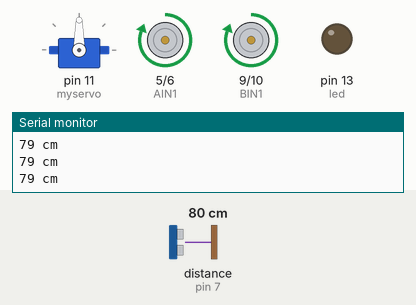
Bench run of a sketch on a simulated Arduino Uno, built with avr-gcc and run on an emulated ATmega328P. Parts: servo, motor-driver pin pairs drawn as motors (green arrow = first pin HIGH = forward, orange = second pin HIGH = backward, longer = more drive), output pins drawn as LEDs (lit = HIGH), the last lines printed to the serial monitor. Wiring (inferred from the names in the program): ultrasonic range finder: trigger pin 8; echo pin 7. Inputs (shaded band) come from the test bench; at power-on: distance to the obstacle (sensor on pin 7) 80 cm. The echo pulse lasts 58.3 µs per cm; pins used as bus, display or sensor lines are not drawn.

Above: at 1.2 s.
1.3 s: distance to the obstacle (sensor on pin 7) set to 2 cm
At 1.54 s:
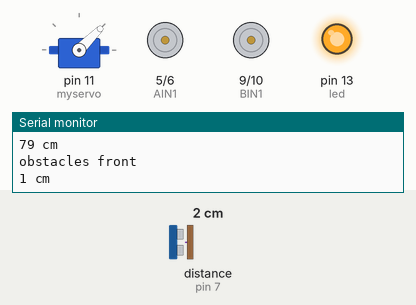
4.3 s: distance to the obstacle (sensor on pin 7) set to 4 cm
At 4.57 s:
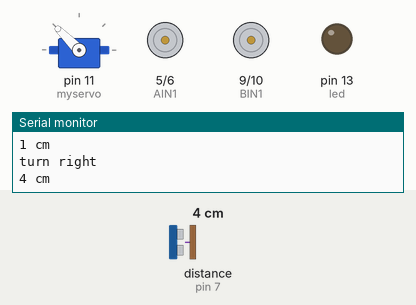
Timing chart, 0 to 7.3 s (numbered marks = the images above; inputs shaded):
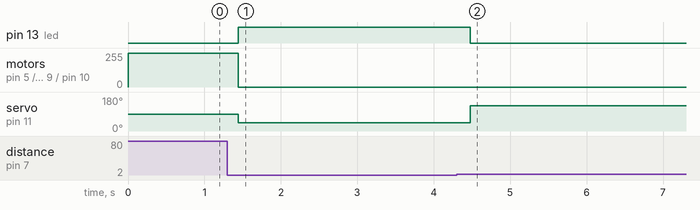

Measured:
- after the input at 1.3 s, pin 13 (led): LOW → HIGH after 0.14 s; motor on pin 5 (AIN1) / pin 6 (AIN2), motor on pin 9 (BIN1) / pin 10 (BIN2): forward 255/255 → stopped after 0.14 s; servo on pin 11 (myservo): 90° → 45° after 0.14 s
- after the input at 4.3 s, pin 13 (led): HIGH → LOW after 0.18 s; servo on pin 11 (myservo): 45° → 135° after 0.18 s

The sketch:

HSI_robotics01-sonarSketch.ino
```cpp
/*

  update servo movement with something like this:
    for(pos = 45; pos <= 135; pos += 1) // goes from 0 degrees to 180 degrees
  {                                  // in steps of 1 degree
    myservo.write(pos);              // tell servo to go to position in variable 'pos'
    delay(15);                       // waits 15ms for the servo to reach the position
  }
  for(pos = 135; pos>=45; pos-=10)     // goes from 180 degrees to 0 degrees
  {
    myservo.write(pos);              // tell servo to go to position in variable 'pos'
    delay(15);                       // waits 15ms for the servo to reach the position
  }

*/
//servo

#include <Servo.h>

Servo myservo;  // create servo object to control a servo
                // twelve servo objects can be created on most boards
int pos = 0;    // variable to store the servo position

//dc motors
#define SERVO 11
#define BIN2 10
#define BIN1 9
#define TRIGGER 8
#define ECHO 7
#define AIN2 6
#define AIN1 5

//sonar
#define trigPin 8
#define echoPin 7
#define led 13

void setup() {
  //servo
 myservo.attach(11);  // attaches the servo on pin 9 to the servo object

  //dc motors
 pinMode(BIN1, OUTPUT);
 pinMode(BIN2, OUTPUT);
 pinMode(AIN1, OUTPUT);
 pinMode(AIN2, OUTPUT);

  //sonar
  Serial.begin (9600);
  pinMode(trigPin, OUTPUT);
  pinMode(echoPin, INPUT);
  pinMode(led, OUTPUT);
}

void forward(){
  digitalWrite(BIN1, 1);
  digitalWrite(BIN2, 0);
  digitalWrite(AIN1, 1);
  digitalWrite(AIN2, 0);
}

void stall(){
    digitalWrite(BIN1, 0);
    digitalWrite(BIN2, 0);
    digitalWrite(AIN1, 0);
    digitalWrite(AIN2, 0);
}

void back(){//ok ?
    digitalWrite(BIN1, 0);
    digitalWrite(BIN2, 1);
    digitalWrite(AIN1, 0);
    digitalWrite(AIN2, 1);
}

int pulse(){
   long duration, distance;
  digitalWrite(trigPin, LOW);
  delayMicroseconds(2);
  digitalWrite(trigPin, HIGH);
//  delayMicroseconds(1000);
  delayMicroseconds(10);
  digitalWrite(trigPin, LOW);
  duration = pulseIn(echoPin, HIGH);
  distance = (duration/2) / 29.1;

  return distance;
}

void loop() {
   myservo.write(90);

   long distance;
   distance = pulse();


  if (distance < 4) {  // This is where the LED On/Off happens
    digitalWrite(led,HIGH); // When the Red condition is met, the Green LED should turn off
     stall();

     myservo.write(135); //check right
     distance = pulse();

     if(distance < 4){
       myservo.write(45); //checks left
       distance = pulse();

       if(distance < 4){
        Serial.println("obstacles front");
        //back();
        stall();
       }
       else{
         //turn left, if you have chassis
         Serial.println("turn left");
         digitalWrite(led,LOW);
        //forward(); //turn left - future
       }
     }
     else{
        //turn right, if you have chassis
        Serial.println("turn right");
        digitalWrite(led,LOW);
        //forward(); //turn right - future
     }
  }
  else {
    digitalWrite(led,LOW);
    forward();
  }

  if (distance >= 100000 || distance <= 0){
    Serial.println("Out of range");
  }
  else {
    Serial.print(distance);
    Serial.println(" cm");
  }
  delay(200);

}
```
